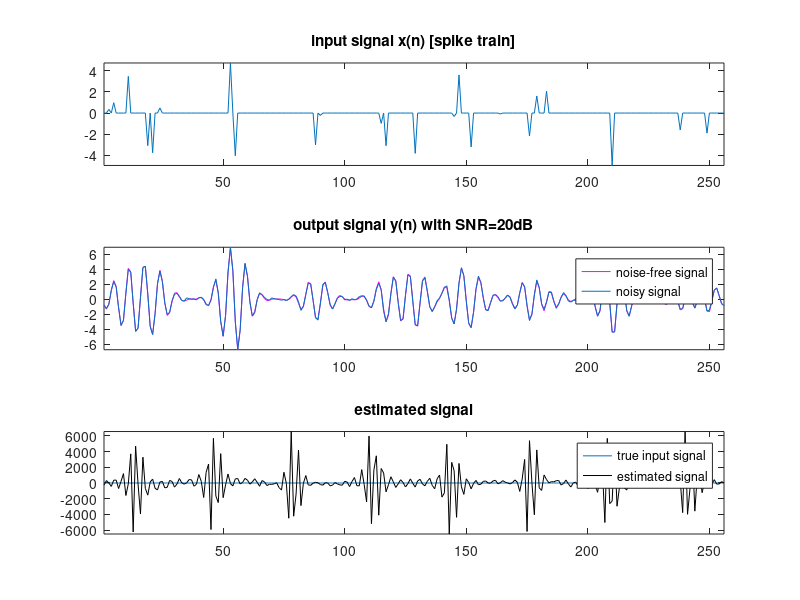

MATLAB code to generate this figure:
clear all
close all
clc

%% Generation of the input signal

% 1D input (unknown) signal
p = 8;
N = 2^p;

w = 0.1;
a = rand(1,N)<w;
s2 = 10;
x = (sqrt(s2)*randn(1,N)).*a;
x = x(:);

%% Modeling of the forward model (FIR filter with Morlet IR)

% wavelet
n_wav = 32;
P = n_wav-1;
[wav,supp_wave] = morlet(-3,3,n_wav);

%% Generation of the output signal

% convolution by matrix formulation
Hfull = convmtx(wav',N);
H     = Hfull(n_wav/2:(end-n_wav/2),:);
y     = H*x;

% noisy data
SNRdB  = 20;
Px     = 1/N*norm(x)^2;
sigma2 = 10^(-SNRdB/10)*Px;
b = sqrt(sigma2)*randn(N,1);
y_noisy = y+b;

%% Naive inversion
% do not compute H^(-1)
% use left-division \ since it is more computationally efficient

xhat = H\y_noisy;

figure(1);
subplot(3,1,1)
plot(1:N,x);
title('input signal x(n) [spike train]')
axis tight
subplot(3,1,2)
plot(1:N,y,'m');
hold on
plot(1:N,y_noisy);
hold off
legend('noise-free signal','noisy signal')
title(['output signal y(n) with SNR=' num2str(SNRdB) 'dB'])
axis tight
subplot(3,1,3)
plot(1:N,x);
hold on
plot(1:N,xhat,'k-');
hold off
legend('true input signal','estimated signal')
title('estimated signal')
axis tight
